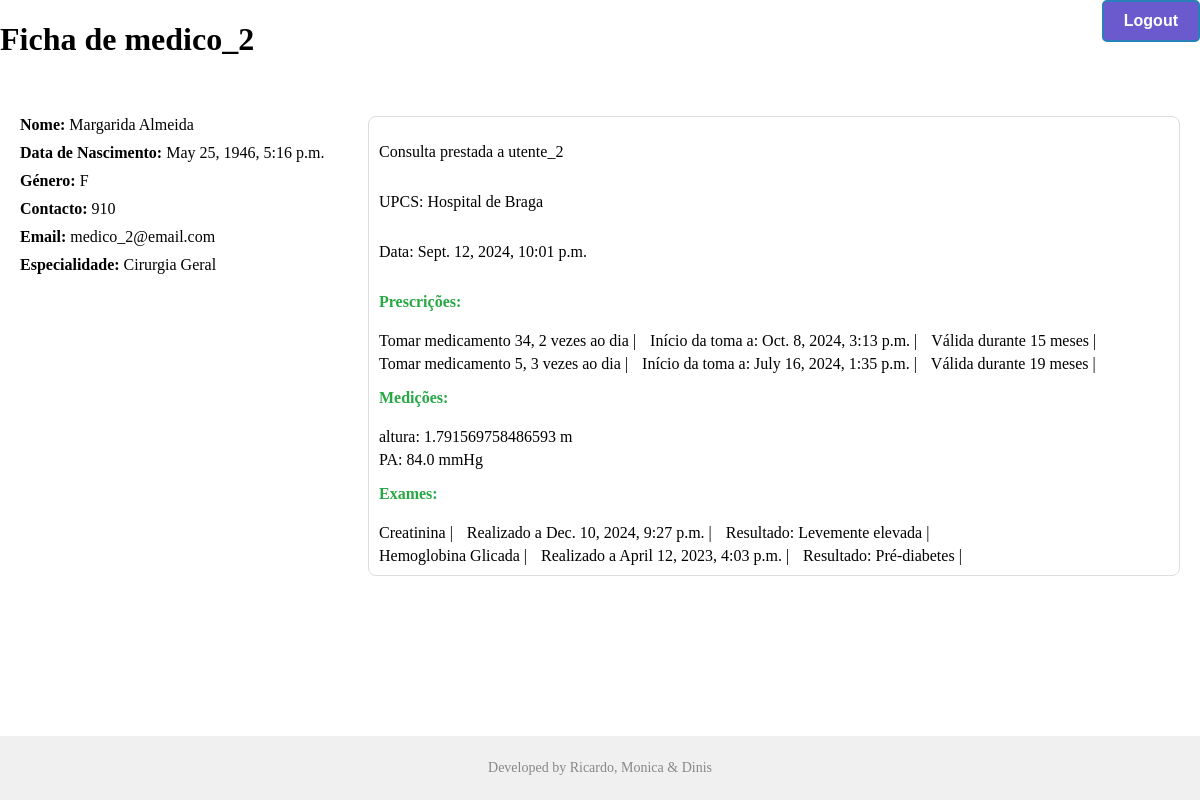
Page /hospital/medico/2/ (signed in) on the earlier database version.
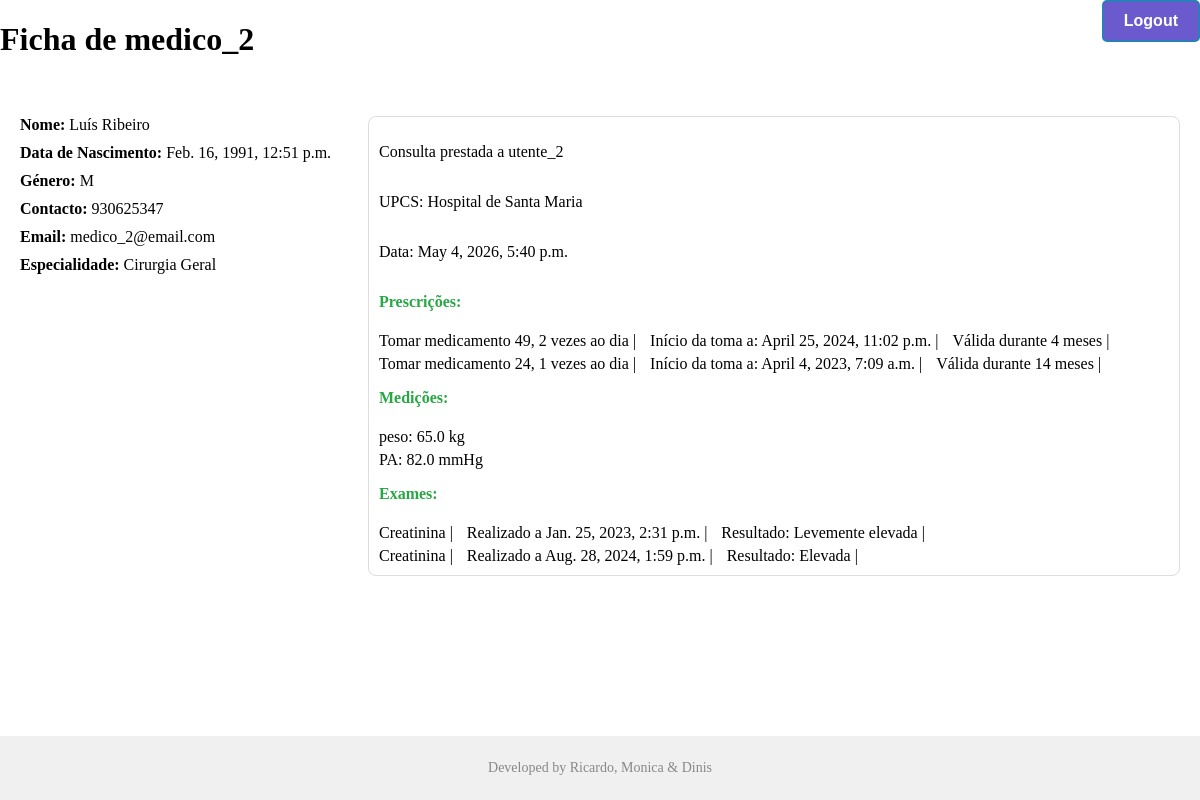
Same page on the later database version.
### hospital/models.py (models this page shows, shortened)
class Consulta(models.Model):
    utente = models.ForeignKey(Utente, on_delete=models.CASCADE)
    medico = models.ForeignKey(Medico, on_delete=models.CASCADE)
    unidade_saude = models.CharField(max_length=200, default="")
    data = models.DateTimeField(null=True)
    medicoes = models.ManyToManyField(Medicoes)
    prescricoes = models.ManyToManyField(Prescricoes)
    exames = models.ManyToManyField(Exame)

class Pessoa(models.Model):
    nome = models.CharField(max_length=40, unique=True) # usado como username
    primeiro_nome = models.CharField(max_length=40, default="")
    apelido = models.CharField(max_length=200, default="")
    data_nascimento = models.DateTimeField(default=None)
    genero = models.CharField(max_length=20,default="")
    telemovel = models.IntegerField(default="")
    email = models.CharField(max_length=60,default="")
    class Meta:
        abstract = True     # Comporta-se como um extends, contudo a tabela pessoa não é criada

class Medico(Pessoa):
    especialidade = models.CharField(max_length=40,default="")

class Utente(Pessoa):
    contacto_emergencia = models.IntegerField(default=0)
    tem_seguro = models.BooleanField(default=False)

class Medicamento(models.Model):
    nome = models.CharField(max_length=200, unique=True)
    dosagem = models.CharField(max_length=40, default="")
    fabricante = models.CharField(max_length=100, default="")
    precisa_prescricao = models.BooleanField(default="")

class Prescricoes(models.Model):
    medicamento = models.ManyToManyField(Medicamento)
    utente = models.ForeignKey(Utente, on_delete=models.CASCADE)
    medico = models.ForeignKey(Medico, on_delete=models.CASCADE)
    inicio_toma = models.DateTimeField(null=True)
    validade_prescricao = models.IntegerField(default=0)
    dose_diaria = models.IntegerField(default=0)

class Medicoes(models.Model):
    utente = models.ForeignKey(Utente, on_delete=models.CASCADE)
    medico = models.ForeignKey(Medico, on_delete=models.CASCADE, null=True)
    enfermeiro = models.ForeignKey(Enfermeiro, on_delete=models.CASCADE, null=True)
    tipo = models.CharField(max_length=40, default="")
    valor = models.FloatField(max_length=20, default="")
    unidades = models.CharField(max_length=10, default="")

class Exame(models.Model):
    utente = models.ForeignKey(Utente, on_delete=models.CASCADE)
    medico = models.ForeignKey(Medico, on_delete=models.CASCADE, null=True)
    enfermeiro = models.ForeignKey(Enfermeiro, on_delete=models.CASCADE, null=True)
    data_realizacao = models.DateTimeField(null=True)
    nome_exame = models.CharField(max_length=40, default="")
    resultado = models.CharField(max_length=200, default="")

### hospital/views.py (the view)
# urls.py: path('medico/<int:id>/', views.MedicoView.as_view(), name='medico'),
class MedicoView(LoginRequiredMixin,generic.DetailView):
    model = Consulta
    template_name = "hospital/medico.html"
    context_object_name = "consultas_medico"
    pk_url_kwarg = 'id'
    def get_object(self, queryset=None):
        return get_object_or_404(Medico, id=self.kwargs['id'])
    def get_context_data(self, **kwargs):
        context = super().get_context_data(**kwargs)
        medico = self.object
        consultas_medico = Consulta.objects.filter(medico=medico)
        context['consultas_medico'] = consultas_medico
        return context

### hospital/templates/hospital/medico.html (shortened to what this page needs)
<!DOCTYPE html>
<html lang="en">
<head>
    {% load static %}
    <link rel="stylesheet" href="{% static 'hospital/medico.css' %}">
</head>
<body>
    <div class="container">
        <div class="title">
            <h1 class="">Ficha de {{ consultas_medico.first.medico.nome }}</h1>
            <div class="actions">
                <form method="post" action="{% url 'hospital:logout' %}">
                    <button class="logout-button" type="submit">Logout</button>
                </form>
            </div>
        </div>
        <div class="content">
            <div class="medico-info">
                <ul>
                    <li><strong>Nome:</strong> {{ consultas_medico.first.medico.primeiro_nome }} {{consultas_medico.first.medico.apelido}}</li>
                    <li><strong>Data de Nascimento:</strong> {{ consultas_medico.first.medico.data_nascimento }}</li>
                    <li><strong>Género:</strong> {{ consultas_medico.first.medico.genero }}</li>
                    <li><strong>Contacto:</strong> {{ consultas_medico.first.medico.telemovel }}</li>
                    <li><strong>Email:</strong> {{ consultas_medico.first.medico.email }}</li>
                    <li><strong>Especialidade:</strong> {{ consultas_medico.first.medico.especialidade }}</li>
                </ul>
            </div>
            <ul class="consultation-list">
                {% for consulta in consultas_medico %}
                    <li class="consultation-item">
                        <p class="utente-info">Consulta prestada a {{ consulta.utente.nome }}</p>
                        <p class="unidade-saude">UPCS: {{ consulta.unidade_saude }}</p>
                        <p class="data-consulta">Data: {{ consulta.data }}</p>
                        <p class="prescription-heading">Prescrições:</p>
                            {% for prescricao in consulta.prescricoes.all %}
                                {% for medicamento in prescricao.medicamento.all %}
                                    <ul class="prescription-list">
                                        <li>Tomar {{ medicamento.nome }}, {{ prescricao.dose_diaria }} vezes ao dia |</li>
                                        <li>Início da toma a: {{prescricao.inicio_toma}} |</li>
                                        <li>Válida durante {{ prescricao.validade_prescricao }} meses |</li>
                                    </ul>
                                {% endfor %}
                            {% endfor %}
                        <p class="measurements-heading">Medições:</p>
                        <div class="measurements-op">
                            {% for medicao in consulta.medicoes.all %}
                                <ul class="measurements-list">
                                    <li>{{ medicao.tipo }}: {{ medicao.valor }} {{ medicao.unidades }}</li>
                                </ul>
                            {% endfor %}
                        </div>
                        <p class="exams-heading">Exames:</p>
                            {% for exame in consulta.exames.all %}
                                <ul class="exams-list">
                                    <li>{{ exame.nome_exame }} |</li>
                                    <li>Realizado a {{ exame.data_realizacao }} |</li>
                                    <li>Resultado: {{ exame.resultado }} |</li>
                                </ul>
                            {% endfor %}
                    </li>
                {% endfor %}
            </ul>
        </div>
        <div class="footnote">
            <p>Developed by Ricardo, Monica & Dinis</p>
        </div>
    </div>
</body>
</html>

### hospital/static/hospital/medico.css (style rules this page uses)
body, html { margin: 0; padding: 0; height: 100vh; }
.container { display: flex; flex-direction: column; height: 100%; }
.title { display: flex; flex-direction: row; justify-content: space-between; }
.content { display: flex; justify-content: space-between; padding: 20px; flex-grow: 1; align-items: flex-start; }
.medico-info { width: 30%; }
.medico-info ul { list-style: none; padding: 0; }
.medico-info li { margin-bottom: 10px; }
.consultation-list { flex-grow: 1; list-style: none; padding: 0; }
.consultation-item { display: flex; flex-direction: column; border: 1px solid #ddd; margin-bottom: 20px; padding: 10px; border-radius: 8px; }
.prescription-list, .measurements-list, .exams-list { list-style: none; padding: 0; margin-top: 5px; }
.prescription-heading, .measurements-heading, .exams-heading { font-weight: bold; color: #28A745; }
.prescription-list li, .measurements-list li, .exams-list li { display: inline-block; margin-right: 10px; }
.footnote { padding: 10px; background-color: #f0f0f0; text-align: center; border-radius: 0; font-size: 14px; color: #888; }
.logout-button { display: inline-block; padding: 10px 20px; font-size: 16px; font-weight: bold; text-align: center; text-decoration: none; cursor: pointer; border-radius: 5px; background-color: #6a5acd; color: #fff; border: 2px solid #2980b9; transition: background-color 0.3s ease, color 0.3s ease; }

Differences in the rows shown:
removed Exame: nome_exame "Hemoglobina Glicada", data_realizacao "April 12, 2023, 4:03 p.m.", resultado "Pré-diabetes"
changed Consulta "utente_2": first.medico.primeiro_nome "Margarida" → "Luís"; first.medico.apelido "Almeida" → "Ribeiro"; first.medico.data_nascimento "May 25, 1946, 5:16 p.m." → "Feb. 16, 1991, 12:51 p.m."; first.medico.genero "F" → "M"; first.medico.telemovel "910" → "930625347"; unidade_saude "Hospital de Braga" → "Hospital de Santa Maria"; data "Sept. 12, 2024, 10:01 p.m." → "May 4, 2026, 5:40 p.m."
changed Prescricoes: loses Medicamento (nome "medicamento 34", {{ prescricao.dose_diaria }} "2", {{ prescricao.inicio_toma }} "Oct. 8, 2024, 3:13 p.m.", {{ prescricao.validade_prescricao }} "15"); gains Medicamento (nome "medicamento 49", {{ prescricao.dose_diaria }} "2", {{ prescricao.inicio_toma }} "April 25, 2024, 11:02 p.m.", {{ prescricao.validade_prescricao }} "4")
changed Prescricoes: loses Medicamento (nome "medicamento 5", {{ prescricao.dose_diaria }} "3", {{ prescricao.inicio_toma }} "July 16, 2024, 1:35 p.m.", {{ prescricao.validade_prescricao }} "19"); gains Medicamento (nome "medicamento 24", {{ prescricao.dose_diaria }} "1", {{ prescricao.inicio_toma }} "April 4, 2023, 7:09 a.m.", {{ prescricao.validade_prescricao }} "14")
changed Medicoes: tipo "altura" → "peso"; valor "1.791569758486593" → "65.0"; unidades "m" → "kg"
changed Medicoes "PA": valor "84.0" → "82.0"
changed Exame "Levemente elevada": data_realizacao "Dec. 10, 2024, 9:27 p.m." → "Jan. 25, 2023, 2:31 p.m."
added Exame: nome_exame "Creatinina", data_realizacao "Aug. 28, 2024, 1:59 p.m.", resultado "Elevada"
